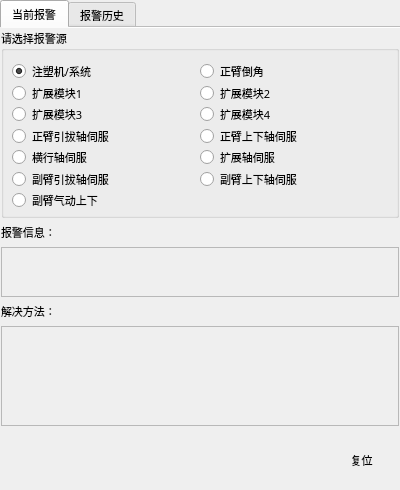
<?xml version="1.0" encoding="UTF-8"?>
<ui version="4.0">
 <class>FormAlarm</class>
 <widget class="QWidget" name="FormAlarm">
  <property name="geometry">
   <rect>
    <x>0</x>
    <y>0</y>
    <width>400</width>
    <height>490</height>
   </rect>
  </property>
  <property name="sizePolicy">
   <sizepolicy hsizetype="Preferred" vsizetype="Preferred">
    <horstretch>0</horstretch>
    <verstretch>0</verstretch>
   </sizepolicy>
  </property>
  <property name="minimumSize">
   <size>
    <width>400</width>
    <height>490</height>
   </size>
  </property>
  <property name="maximumSize">
   <size>
    <width>800</width>
    <height>981</height>
   </size>
  </property>
  <property name="font">
   <font>
    <family>微软雅黑</family>
    <pointsize>8</pointsize>
    <weight>50</weight>
    <italic>false</italic>
    <bold>false</bold>
   </font>
  </property>
  <property name="windowTitle">
   <string notr="true">报警画面</string>
  </property>
  <property name="styleSheet">
   <string notr="true"/>
  </property>
  <layout class="QHBoxLayout" name="horizontalLayoutForm">
   <property name="spacing">
    <number>0</number>
   </property>
   <property name="margin">
    <number>0</number>
   </property>
   <item>
    <widget class="QFrame" name="frame">
     <property name="sizePolicy">
      <sizepolicy hsizetype="Expanding" vsizetype="Expanding">
       <horstretch>0</horstretch>
       <verstretch>0</verstretch>
      </sizepolicy>
     </property>
     <property name="minimumSize">
      <size>
       <width>0</width>
       <height>0</height>
      </size>
     </property>
     <property name="maximumSize">
      <size>
       <width>16777215</width>
       <height>16777215</height>
      </size>
     </property>
     <property name="font">
      <font>
       <family>微软雅黑</family>
       <pointsize>8</pointsize>
       <weight>50</weight>
       <italic>false</italic>
       <bold>false</bold>
      </font>
     </property>
     <property name="styleSheet">
      <string notr="true"/>
     </property>
     <property name="frameShape">
      <enum>QFrame::NoFrame</enum>
     </property>
     <property name="frameShadow">
      <enum>QFrame::Raised</enum>
     </property>
     <property name="IsMainArea" stdset="0">
      <bool>true</bool>
     </property>
     <layout class="QHBoxLayout" name="horizontalLayoutFrame">
      <property name="spacing">
       <number>0</number>
      </property>
      <property name="margin">
       <number>0</number>
      </property>
      <item>
       <widget class="QTabWidget" name="tabWidget">
        <property name="sizePolicy">
         <sizepolicy hsizetype="Preferred" vsizetype="Preferred">
          <horstretch>0</horstretch>
          <verstretch>0</verstretch>
         </sizepolicy>
        </property>
        <property name="minimumSize">
         <size>
          <width>0</width>
          <height>0</height>
         </size>
        </property>
        <property name="maximumSize">
         <size>
          <width>16777215</width>
          <height>16777215</height>
         </size>
        </property>
        <property name="font">
         <font>
          <family>微软雅黑</family>
          <pointsize>8</pointsize>
          <weight>50</weight>
          <italic>false</italic>
          <bold>false</bold>
         </font>
        </property>
        <property name="styleSheet">
         <string notr="true"/>
        </property>
        <property name="currentIndex">
         <number>0</number>
        </property>
        <property name="iconSize">
         <size>
          <width>1</width>
          <height>32</height>
         </size>
        </property>
        <property name="documentMode">
         <bool>true</bool>
        </property>
        <widget class="QWidget" name="tabAlarms">
         <property name="font">
          <font>
           <family>微软雅黑</family>
           <pointsize>8</pointsize>
           <weight>50</weight>
           <italic>false</italic>
           <bold>false</bold>
          </font>
         </property>
         <attribute name="icon">
          <iconset resource="../xPad.qrc">
           <normaloff>:/img/widget/TabHeader.png</normaloff>:/img/widget/TabHeader.png</iconset>
         </attribute>
         <attribute name="title">
          <string>当前报警</string>
         </attribute>
         <layout class="QGridLayout" name="gridLayout_3">
          <property name="horizontalSpacing">
           <number>1</number>
          </property>
          <property name="verticalSpacing">
           <number>6</number>
          </property>
          <property name="margin">
           <number>1</number>
          </property>
          <item row="1" column="0" colspan="2">
           <widget class="QLabel" name="labelTip">
            <property name="sizePolicy">
             <sizepolicy hsizetype="Preferred" vsizetype="Fixed">
              <horstretch>0</horstretch>
              <verstretch>0</verstretch>
             </sizepolicy>
            </property>
            <property name="maximumSize">
             <size>
              <width>16777215</width>
              <height>20</height>
             </size>
            </property>
            <property name="font">
             <font>
              <family>微软雅黑</family>
              <pointsize>8</pointsize>
              <weight>50</weight>
              <bold>false</bold>
             </font>
            </property>
            <property name="text">
             <string>报警信息：</string>
            </property>
           </widget>
          </item>
          <item row="0" column="0" colspan="2">
           <widget class="QGroupBox" name="groupBoxAlarmSource">
            <property name="font">
             <font>
              <family>微软雅黑</family>
              <pointsize>8</pointsize>
              <weight>50</weight>
              <bold>false</bold>
             </font>
            </property>
            <property name="title">
             <string>请选择报警源</string>
            </property>
            <layout class="QGridLayout" name="gridLayout_2">
             <property name="horizontalSpacing">
              <number>0</number>
             </property>
             <property name="verticalSpacing">
              <number>2</number>
             </property>
             <property name="margin">
              <number>8</number>
             </property>
             <item row="0" column="1">
              <widget class="xRadioButton" name="radioPaRotate">
               <property name="sizePolicy">
                <sizepolicy hsizetype="Expanding" vsizetype="Fixed">
                 <horstretch>0</horstretch>
                 <verstretch>0</verstretch>
                </sizepolicy>
               </property>
               <property name="minimumSize">
                <size>
                 <width>90</width>
                 <height>25</height>
                </size>
               </property>
               <property name="maximumSize">
                <size>
                 <width>16777215</width>
                 <height>25</height>
                </size>
               </property>
               <property name="font">
                <font>
                 <family>微软雅黑</family>
                 <pointsize>8</pointsize>
                 <weight>50</weight>
                 <bold>false</bold>
                </font>
               </property>
               <property name="focusPolicy">
                <enum>Qt::NoFocus</enum>
               </property>
               <property name="styleSheet">
                <string notr="true"/>
               </property>
               <property name="text">
                <string>正臂倒角</string>
               </property>
               <property name="icon">
                <iconset resource="../xPad.qrc">
                 <normaloff>:/img/32X32/LampInactive.png</normaloff>:/img/32X32/LampInactive.png</iconset>
               </property>
               <property name="iconSize">
                <size>
                 <width>32</width>
                 <height>32</height>
                </size>
               </property>
               <property name="checked">
                <bool>false</bool>
               </property>
              </widget>
             </item>
             <item row="6" column="0">
              <widget class="xRadioButton" name="radioRunPneu">
               <property name="sizePolicy">
                <sizepolicy hsizetype="Expanding" vsizetype="Fixed">
                 <horstretch>0</horstretch>
                 <verstretch>0</verstretch>
                </sizepolicy>
               </property>
               <property name="minimumSize">
                <size>
                 <width>90</width>
                 <height>25</height>
                </size>
               </property>
               <property name="maximumSize">
                <size>
                 <width>16777215</width>
                 <height>25</height>
                </size>
               </property>
               <property name="font">
                <font>
                 <family>微软雅黑</family>
                 <pointsize>8</pointsize>
                 <weight>50</weight>
                 <bold>false</bold>
                </font>
               </property>
               <property name="focusPolicy">
                <enum>Qt::NoFocus</enum>
               </property>
               <property name="styleSheet">
                <string notr="true"/>
               </property>
               <property name="text">
                <string>副臂气动上下</string>
               </property>
               <property name="icon">
                <iconset resource="../xPad.qrc">
                 <normaloff>:/img/32X32/LampInactive.png</normaloff>:/img/32X32/LampInactive.png</iconset>
               </property>
               <property name="iconSize">
                <size>
                 <width>32</width>
                 <height>32</height>
                </size>
               </property>
              </widget>
             </item>
             <item row="1" column="1">
              <widget class="xRadioButton" name="radioEm2">
               <property name="sizePolicy">
                <sizepolicy hsizetype="Expanding" vsizetype="Fixed">
                 <horstretch>0</horstretch>
                 <verstretch>0</verstretch>
                </sizepolicy>
               </property>
               <property name="minimumSize">
                <size>
                 <width>90</width>
                 <height>25</height>
                </size>
               </property>
               <property name="maximumSize">
                <size>
                 <width>16777215</width>
                 <height>25</height>
                </size>
               </property>
               <property name="font">
                <font>
                 <family>微软雅黑</family>
                 <pointsize>8</pointsize>
                 <weight>50</weight>
                 <bold>false</bold>
                </font>
               </property>
               <property name="focusPolicy">
                <enum>Qt::NoFocus</enum>
               </property>
               <property name="styleSheet">
                <string notr="true"/>
               </property>
               <property name="text">
                <string>扩展模块2</string>
               </property>
               <property name="icon">
                <iconset resource="../xPad.qrc">
                 <normaloff>:/img/32X32/LampInactive.png</normaloff>:/img/32X32/LampInactive.png</iconset>
               </property>
               <property name="iconSize">
                <size>
                 <width>32</width>
                 <height>32</height>
                </size>
               </property>
              </widget>
             </item>
             <item row="2" column="1">
              <widget class="xRadioButton" name="radioEm4">
               <property name="sizePolicy">
                <sizepolicy hsizetype="Expanding" vsizetype="Fixed">
                 <horstretch>0</horstretch>
                 <verstretch>0</verstretch>
                </sizepolicy>
               </property>
               <property name="minimumSize">
                <size>
                 <width>90</width>
                 <height>25</height>
                </size>
               </property>
               <property name="maximumSize">
                <size>
                 <width>16777215</width>
                 <height>25</height>
                </size>
               </property>
               <property name="font">
                <font>
                 <family>微软雅黑</family>
                 <pointsize>8</pointsize>
                 <weight>50</weight>
                 <bold>false</bold>
                </font>
               </property>
               <property name="focusPolicy">
                <enum>Qt::NoFocus</enum>
               </property>
               <property name="styleSheet">
                <string notr="true"/>
               </property>
               <property name="text">
                <string>扩展模块4</string>
               </property>
               <property name="icon">
                <iconset resource="../xPad.qrc">
                 <normaloff>:/img/32X32/LampInactive.png</normaloff>:/img/32X32/LampInactive.png</iconset>
               </property>
               <property name="iconSize">
                <size>
                 <width>32</width>
                 <height>32</height>
                </size>
               </property>
              </widget>
             </item>
             <item row="1" column="0">
              <widget class="xRadioButton" name="radioEm1">
               <property name="sizePolicy">
                <sizepolicy hsizetype="Expanding" vsizetype="Fixed">
                 <horstretch>0</horstretch>
                 <verstretch>0</verstretch>
                </sizepolicy>
               </property>
               <property name="minimumSize">
                <size>
                 <width>90</width>
                 <height>25</height>
                </size>
               </property>
               <property name="maximumSize">
                <size>
                 <width>16777215</width>
                 <height>25</height>
                </size>
               </property>
               <property name="font">
                <font>
                 <family>微软雅黑</family>
                 <pointsize>8</pointsize>
                 <weight>50</weight>
                 <bold>false</bold>
                </font>
               </property>
               <property name="focusPolicy">
                <enum>Qt::NoFocus</enum>
               </property>
               <property name="styleSheet">
                <string notr="true"/>
               </property>
               <property name="text">
                <string>扩展模块1</string>
               </property>
               <property name="icon">
                <iconset resource="../xPad.qrc">
                 <normaloff>:/img/32X32/LampInactive.png</normaloff>:/img/32X32/LampInactive.png</iconset>
               </property>
               <property name="iconSize">
                <size>
                 <width>32</width>
                 <height>32</height>
                </size>
               </property>
              </widget>
             </item>
             <item row="2" column="0">
              <widget class="xRadioButton" name="radioEm3">
               <property name="sizePolicy">
                <sizepolicy hsizetype="Expanding" vsizetype="Fixed">
                 <horstretch>0</horstretch>
                 <verstretch>0</verstretch>
                </sizepolicy>
               </property>
               <property name="minimumSize">
                <size>
                 <width>90</width>
                 <height>25</height>
                </size>
               </property>
               <property name="maximumSize">
                <size>
                 <width>16777215</width>
                 <height>25</height>
                </size>
               </property>
               <property name="font">
                <font>
                 <family>微软雅黑</family>
                 <pointsize>8</pointsize>
                 <weight>50</weight>
                 <bold>false</bold>
                </font>
               </property>
               <property name="focusPolicy">
                <enum>Qt::NoFocus</enum>
               </property>
               <property name="styleSheet">
                <string notr="true"/>
               </property>
               <property name="text">
                <string>扩展模块3</string>
               </property>
               <property name="icon">
                <iconset resource="../xPad.qrc">
                 <normaloff>:/img/32X32/LampInactive.png</normaloff>:/img/32X32/LampInactive.png</iconset>
               </property>
               <property name="iconSize">
                <size>
                 <width>32</width>
                 <height>32</height>
                </size>
               </property>
              </widget>
             </item>
             <item row="5" column="1">
              <widget class="xRadioButton" name="radioRaVer">
               <property name="sizePolicy">
                <sizepolicy hsizetype="Expanding" vsizetype="Fixed">
                 <horstretch>0</horstretch>
                 <verstretch>0</verstretch>
                </sizepolicy>
               </property>
               <property name="minimumSize">
                <size>
                 <width>90</width>
                 <height>25</height>
                </size>
               </property>
               <property name="maximumSize">
                <size>
                 <width>16777215</width>
                 <height>25</height>
                </size>
               </property>
               <property name="font">
                <font>
                 <family>微软雅黑</family>
                 <pointsize>8</pointsize>
                 <weight>50</weight>
                 <bold>false</bold>
                </font>
               </property>
               <property name="focusPolicy">
                <enum>Qt::NoFocus</enum>
               </property>
               <property name="styleSheet">
                <string notr="true"/>
               </property>
               <property name="text">
                <string>副臂上下轴伺服</string>
               </property>
               <property name="icon">
                <iconset resource="../xPad.qrc">
                 <normaloff>:/img/32X32/LampInactive.png</normaloff>:/img/32X32/LampInactive.png</iconset>
               </property>
               <property name="iconSize">
                <size>
                 <width>32</width>
                 <height>32</height>
                </size>
               </property>
              </widget>
             </item>
             <item row="0" column="0">
              <widget class="xRadioButton" name="radioSysImm">
               <property name="sizePolicy">
                <sizepolicy hsizetype="Expanding" vsizetype="Fixed">
                 <horstretch>0</horstretch>
                 <verstretch>0</verstretch>
                </sizepolicy>
               </property>
               <property name="minimumSize">
                <size>
                 <width>90</width>
                 <height>25</height>
                </size>
               </property>
               <property name="maximumSize">
                <size>
                 <width>16777215</width>
                 <height>25</height>
                </size>
               </property>
               <property name="font">
                <font>
                 <family>微软雅黑</family>
                 <pointsize>8</pointsize>
                 <weight>50</weight>
                 <bold>false</bold>
                </font>
               </property>
               <property name="focusPolicy">
                <enum>Qt::NoFocus</enum>
               </property>
               <property name="styleSheet">
                <string notr="true"/>
               </property>
               <property name="text">
                <string>注塑机/系统</string>
               </property>
               <property name="icon">
                <iconset resource="../xPad.qrc">
                 <normaloff>:/img/32X32/LampInactive.png</normaloff>:/img/32X32/LampInactive.png</iconset>
               </property>
               <property name="iconSize">
                <size>
                 <width>32</width>
                 <height>32</height>
                </size>
               </property>
               <property name="checked">
                <bool>true</bool>
               </property>
              </widget>
             </item>
             <item row="3" column="0">
              <widget class="xRadioButton" name="radioPaHor">
               <property name="sizePolicy">
                <sizepolicy hsizetype="Expanding" vsizetype="Fixed">
                 <horstretch>0</horstretch>
                 <verstretch>0</verstretch>
                </sizepolicy>
               </property>
               <property name="minimumSize">
                <size>
                 <width>90</width>
                 <height>25</height>
                </size>
               </property>
               <property name="maximumSize">
                <size>
                 <width>16777215</width>
                 <height>25</height>
                </size>
               </property>
               <property name="font">
                <font>
                 <family>微软雅黑</family>
                 <pointsize>8</pointsize>
                 <weight>50</weight>
                 <bold>false</bold>
                </font>
               </property>
               <property name="focusPolicy">
                <enum>Qt::NoFocus</enum>
               </property>
               <property name="styleSheet">
                <string notr="true"/>
               </property>
               <property name="text">
                <string>正臂引拔轴伺服</string>
               </property>
               <property name="icon">
                <iconset resource="../xPad.qrc">
                 <normaloff>:/img/32X32/LampInactive.png</normaloff>:/img/32X32/LampInactive.png</iconset>
               </property>
               <property name="iconSize">
                <size>
                 <width>32</width>
                 <height>32</height>
                </size>
               </property>
              </widget>
             </item>
             <item row="3" column="1">
              <widget class="xRadioButton" name="radioPaVer">
               <property name="sizePolicy">
                <sizepolicy hsizetype="Expanding" vsizetype="Fixed">
                 <horstretch>0</horstretch>
                 <verstretch>0</verstretch>
                </sizepolicy>
               </property>
               <property name="minimumSize">
                <size>
                 <width>90</width>
                 <height>25</height>
                </size>
               </property>
               <property name="maximumSize">
                <size>
                 <width>16777215</width>
                 <height>25</height>
                </size>
               </property>
               <property name="font">
                <font>
                 <family>微软雅黑</family>
                 <pointsize>8</pointsize>
                 <weight>50</weight>
                 <bold>false</bold>
                </font>
               </property>
               <property name="focusPolicy">
                <enum>Qt::NoFocus</enum>
               </property>
               <property name="styleSheet">
                <string notr="true"/>
               </property>
               <property name="text">
                <string>正臂上下轴伺服</string>
               </property>
               <property name="icon">
                <iconset resource="../xPad.qrc">
                 <normaloff>:/img/32X32/LampInactive.png</normaloff>:/img/32X32/LampInactive.png</iconset>
               </property>
               <property name="iconSize">
                <size>
                 <width>32</width>
                 <height>32</height>
                </size>
               </property>
              </widget>
             </item>
             <item row="5" column="0">
              <widget class="xRadioButton" name="radioRaHor">
               <property name="sizePolicy">
                <sizepolicy hsizetype="Expanding" vsizetype="Fixed">
                 <horstretch>0</horstretch>
                 <verstretch>0</verstretch>
                </sizepolicy>
               </property>
               <property name="minimumSize">
                <size>
                 <width>90</width>
                 <height>25</height>
                </size>
               </property>
               <property name="maximumSize">
                <size>
                 <width>16777215</width>
                 <height>25</height>
                </size>
               </property>
               <property name="font">
                <font>
                 <family>微软雅黑</family>
                 <pointsize>8</pointsize>
                 <weight>50</weight>
                 <bold>false</bold>
                </font>
               </property>
               <property name="focusPolicy">
                <enum>Qt::NoFocus</enum>
               </property>
               <property name="styleSheet">
                <string notr="true"/>
               </property>
               <property name="text">
                <string>副臂引拔轴伺服</string>
               </property>
               <property name="icon">
                <iconset resource="../xPad.qrc">
                 <normaloff>:/img/32X32/LampInactive.png</normaloff>:/img/32X32/LampInactive.png</iconset>
               </property>
               <property name="iconSize">
                <size>
                 <width>32</width>
                 <height>32</height>
                </size>
               </property>
              </widget>
             </item>
             <item row="4" column="0">
              <widget class="xRadioButton" name="radioTravel">
               <property name="sizePolicy">
                <sizepolicy hsizetype="Expanding" vsizetype="Fixed">
                 <horstretch>0</horstretch>
                 <verstretch>0</verstretch>
                </sizepolicy>
               </property>
               <property name="minimumSize">
                <size>
                 <width>90</width>
                 <height>25</height>
                </size>
               </property>
               <property name="maximumSize">
                <size>
                 <width>16777215</width>
                 <height>25</height>
                </size>
               </property>
               <property name="font">
                <font>
                 <family>微软雅黑</family>
                 <pointsize>8</pointsize>
                 <weight>50</weight>
                 <bold>false</bold>
                </font>
               </property>
               <property name="focusPolicy">
                <enum>Qt::NoFocus</enum>
               </property>
               <property name="styleSheet">
                <string notr="true"/>
               </property>
               <property name="text">
                <string>横行轴伺服</string>
               </property>
               <property name="icon">
                <iconset resource="../xPad.qrc">
                 <normaloff>:/img/32X32/LampInactive.png</normaloff>:/img/32X32/LampInactive.png</iconset>
               </property>
               <property name="iconSize">
                <size>
                 <width>32</width>
                 <height>32</height>
                </size>
               </property>
              </widget>
             </item>
             <item row="4" column="1">
              <widget class="xRadioButton" name="radioExtend">
               <property name="sizePolicy">
                <sizepolicy hsizetype="Expanding" vsizetype="Fixed">
                 <horstretch>0</horstretch>
                 <verstretch>0</verstretch>
                </sizepolicy>
               </property>
               <property name="minimumSize">
                <size>
                 <width>90</width>
                 <height>25</height>
                </size>
               </property>
               <property name="maximumSize">
                <size>
                 <width>16777215</width>
                 <height>25</height>
                </size>
               </property>
               <property name="font">
                <font>
                 <family>微软雅黑</family>
                 <pointsize>8</pointsize>
                 <weight>50</weight>
                 <bold>false</bold>
                </font>
               </property>
               <property name="focusPolicy">
                <enum>Qt::NoFocus</enum>
               </property>
               <property name="styleSheet">
                <string notr="true"/>
               </property>
               <property name="text">
                <string>扩展轴伺服</string>
               </property>
               <property name="icon">
                <iconset resource="../xPad.qrc">
                 <normaloff>:/img/32X32/LampInactive.png</normaloff>:/img/32X32/LampInactive.png</iconset>
               </property>
               <property name="iconSize">
                <size>
                 <width>32</width>
                 <height>32</height>
                </size>
               </property>
              </widget>
             </item>
            </layout>
           </widget>
          </item>
          <item row="2" column="0" colspan="2">
           <widget class="QLabel" name="labelAlarmInf">
            <property name="minimumSize">
             <size>
              <width>0</width>
              <height>50</height>
             </size>
            </property>
            <property name="maximumSize">
             <size>
              <width>16777215</width>
              <height>100</height>
             </size>
            </property>
            <property name="font">
             <font>
              <family>微软雅黑</family>
              <pointsize>8</pointsize>
              <weight>50</weight>
              <bold>false</bold>
             </font>
            </property>
            <property name="styleSheet">
             <string notr="true">QLabel#labelAlarmInf
{
	color: red;
}
</string>
            </property>
            <property name="frameShape">
             <enum>QFrame::StyledPanel</enum>
            </property>
            <property name="text">
             <string notr="true"/>
            </property>
            <property name="alignment">
             <set>Qt::AlignLeading|Qt::AlignLeft|Qt::AlignTop</set>
            </property>
            <property name="wordWrap">
             <bool>true</bool>
            </property>
            <property name="margin">
             <number>2</number>
            </property>
            <property name="textInteractionFlags">
             <set>Qt::NoTextInteraction</set>
            </property>
            <property name="HasBorder" stdset="0">
             <bool>true</bool>
            </property>
           </widget>
          </item>
          <item row="5" column="0">
           <spacer name="horizontalSpacer">
            <property name="orientation">
             <enum>Qt::Horizontal</enum>
            </property>
            <property name="sizeHint" stdset="0">
             <size>
              <width>628</width>
              <height>57</height>
             </size>
            </property>
           </spacer>
          </item>
          <item row="5" column="1">
           <widget class="QPushButton" name="BtnClear">
            <property name="minimumSize">
             <size>
              <width>75</width>
              <height>35</height>
             </size>
            </property>
            <property name="maximumSize">
             <size>
              <width>16777215</width>
              <height>35</height>
             </size>
            </property>
            <property name="font">
             <font>
              <family>微软雅黑</family>
              <pointsize>8</pointsize>
              <weight>50</weight>
              <bold>false</bold>
             </font>
            </property>
            <property name="styleSheet">
             <string notr="true">QPushButton:!pressed
{
	border-image: url(:/img/widget/BtnBoxAlmRed.png) 12 12 12 12;
	border-top: 12px transparent;
	border-right: 12px transparent;
	border-bottom: 12px transparent;
	border-left: 12px transparent;
}
QPushButton:pressed
{
	border-image: url(:/img/widget/ButtonPress.png) 12 12 12 12;
	border-top: 12px transparent;
	border-right: 12px transparent;
	border-bottom: 12px transparent;
	border-left: 12px transparent;
}
</string>
            </property>
            <property name="text">
             <string>复位</string>
            </property>
           </widget>
          </item>
          <item row="4" column="0" colspan="2">
           <widget class="QLabel" name="labelAlarmSolution">
            <property name="minimumSize">
             <size>
              <width>0</width>
              <height>100</height>
             </size>
            </property>
            <property name="font">
             <font>
              <family>微软雅黑</family>
              <pointsize>8</pointsize>
              <weight>50</weight>
              <bold>false</bold>
             </font>
            </property>
            <property name="styleSheet">
             <string notr="true">QLabel#labelAlarmInf
{
	color: red;
}
</string>
            </property>
            <property name="frameShape">
             <enum>QFrame::StyledPanel</enum>
            </property>
            <property name="text">
             <string notr="true"/>
            </property>
            <property name="alignment">
             <set>Qt::AlignLeading|Qt::AlignLeft|Qt::AlignTop</set>
            </property>
            <property name="wordWrap">
             <bool>true</bool>
            </property>
            <property name="margin">
             <number>2</number>
            </property>
            <property name="textInteractionFlags">
             <set>Qt::NoTextInteraction</set>
            </property>
            <property name="HasBorder" stdset="0">
             <bool>true</bool>
            </property>
           </widget>
          </item>
          <item row="3" column="0" colspan="2">
           <widget class="QLabel" name="labelSolution">
            <property name="sizePolicy">
             <sizepolicy hsizetype="Preferred" vsizetype="Fixed">
              <horstretch>0</horstretch>
              <verstretch>0</verstretch>
             </sizepolicy>
            </property>
            <property name="maximumSize">
             <size>
              <width>16777215</width>
              <height>40</height>
             </size>
            </property>
            <property name="font">
             <font>
              <family>微软雅黑</family>
              <pointsize>8</pointsize>
              <weight>50</weight>
              <bold>false</bold>
             </font>
            </property>
            <property name="text">
             <string>解决方法：</string>
            </property>
           </widget>
          </item>
         </layout>
        </widget>
        <widget class="QWidget" name="tabHistory">
         <property name="font">
          <font>
           <family>微软雅黑</family>
           <pointsize>8</pointsize>
           <weight>50</weight>
           <italic>false</italic>
           <bold>false</bold>
          </font>
         </property>
         <attribute name="icon">
          <iconset resource="../xPad.qrc">
           <normaloff>:/img/widget/TabHeader.png</normaloff>:/img/widget/TabHeader.png</iconset>
         </attribute>
         <attribute name="title">
          <string>报警历史</string>
         </attribute>
         <layout class="QGridLayout" name="gridLayout">
          <property name="margin">
           <number>1</number>
          </property>
          <property name="spacing">
           <number>1</number>
          </property>
          <item row="0" column="0">
           <widget class="QTableView" name="viewRecords">
            <property name="font">
             <font>
              <family>微软雅黑</family>
              <pointsize>8</pointsize>
              <weight>50</weight>
              <italic>false</italic>
              <bold>false</bold>
             </font>
            </property>
            <property name="focusPolicy">
             <enum>Qt::NoFocus</enum>
            </property>
            <property name="styleSheet">
             <string notr="true">QTableView
{
	selection-background-color: rgb(64, 168, 255);
	background-color: rgb(244, 222, 255);
	alternate-background-color: rgb(234, 191, 255);
	gridline-color: rgb(168, 180, 168);
}
</string>
            </property>
            <property name="frameShadow">
             <enum>QFrame::Plain</enum>
            </property>
            <property name="verticalScrollBarPolicy">
             <enum>Qt::ScrollBarAlwaysOn</enum>
            </property>
            <property name="horizontalScrollBarPolicy">
             <enum>Qt::ScrollBarAlwaysOff</enum>
            </property>
            <property name="autoScroll">
             <bool>false</bool>
            </property>
            <property name="editTriggers">
             <set>QAbstractItemView::NoEditTriggers</set>
            </property>
            <property name="tabKeyNavigation">
             <bool>false</bool>
            </property>
            <property name="showDropIndicator" stdset="0">
             <bool>false</bool>
            </property>
            <property name="dragDropOverwriteMode">
             <bool>false</bool>
            </property>
            <property name="dragDropMode">
             <enum>QAbstractItemView::NoDragDrop</enum>
            </property>
            <property name="alternatingRowColors">
             <bool>true</bool>
            </property>
            <property name="selectionMode">
             <enum>QAbstractItemView::SingleSelection</enum>
            </property>
            <property name="selectionBehavior">
             <enum>QAbstractItemView::SelectRows</enum>
            </property>
            <property name="verticalScrollMode">
             <enum>QAbstractItemView::ScrollPerPixel</enum>
            </property>
            <property name="horizontalScrollMode">
             <enum>QAbstractItemView::ScrollPerPixel</enum>
            </property>
            <property name="wordWrap">
             <bool>false</bool>
            </property>
            <attribute name="horizontalHeaderVisible">
             <bool>false</bool>
            </attribute>
            <attribute name="verticalHeaderDefaultSectionSize">
             <number>40</number>
            </attribute>
            <attribute name="verticalHeaderMinimumSectionSize">
             <number>40</number>
            </attribute>
           </widget>
          </item>
          <item row="3" column="0">
           <widget class="QLabel" name="labelSolution2">
            <property name="minimumSize">
             <size>
              <width>0</width>
              <height>45</height>
             </size>
            </property>
            <property name="maximumSize">
             <size>
              <width>16777215</width>
              <height>45</height>
             </size>
            </property>
            <property name="font">
             <font>
              <family>微软雅黑</family>
              <pointsize>8</pointsize>
              <weight>50</weight>
              <bold>false</bold>
              <kerning>true</kerning>
             </font>
            </property>
            <property name="text">
             <string>解决方法：</string>
            </property>
           </widget>
          </item>
          <item row="4" column="0">
           <widget class="QLabel" name="labelSolve">
            <property name="minimumSize">
             <size>
              <width>0</width>
              <height>75</height>
             </size>
            </property>
            <property name="font">
             <font>
              <family>微软雅黑</family>
              <pointsize>8</pointsize>
              <weight>50</weight>
              <bold>false</bold>
             </font>
            </property>
            <property name="frameShape">
             <enum>QFrame::StyledPanel</enum>
            </property>
            <property name="text">
             <string/>
            </property>
            <property name="wordWrap">
             <bool>true</bool>
            </property>
           </widget>
          </item>
          <item row="2" column="0">
           <widget class="QLabel" name="labelDetail">
            <property name="sizePolicy">
             <sizepolicy hsizetype="Preferred" vsizetype="Fixed">
              <horstretch>0</horstretch>
              <verstretch>0</verstretch>
             </sizepolicy>
            </property>
            <property name="minimumSize">
             <size>
              <width>0</width>
              <height>80</height>
             </size>
            </property>
            <property name="font">
             <font>
              <family>微软雅黑</family>
              <pointsize>8</pointsize>
              <weight>50</weight>
              <bold>false</bold>
             </font>
            </property>
            <property name="frameShape">
             <enum>QFrame::StyledPanel</enum>
            </property>
            <property name="text">
             <string/>
            </property>
            <property name="wordWrap">
             <bool>true</bool>
            </property>
           </widget>
          </item>
          <item row="1" column="0">
           <widget class="QLabel" name="labelTip2">
            <property name="minimumSize">
             <size>
              <width>0</width>
              <height>45</height>
             </size>
            </property>
            <property name="maximumSize">
             <size>
              <width>16777215</width>
              <height>45</height>
             </size>
            </property>
            <property name="font">
             <font>
              <family>微软雅黑</family>
              <pointsize>8</pointsize>
              <weight>50</weight>
              <bold>false</bold>
              <kerning>true</kerning>
             </font>
            </property>
            <property name="text">
             <string>报警信息：</string>
            </property>
           </widget>
          </item>
         </layout>
        </widget>
       </widget>
      </item>
     </layout>
    </widget>
   </item>
  </layout>
 </widget>
 <customwidgets>
  <customwidget>
   <class>xRadioButton</class>
   <extends>QRadioButton</extends>
   <header>xradiobutton.h</header>
  </customwidget>
 </customwidgets>
 <resources>
  <include location="../xPad.qrc"/>
 </resources>
 <connections>
  <connection>
   <sender>BtnClear</sender>
   <signal>clicked()</signal>
   <receiver>FormAlarm</receiver>
   <slot>ClearAlarm()</slot>
   <hints>
    <hint type="sourcelabel">
     <x>718</x>
     <y>919</y>
    </hint>
    <hint type="destinationlabel">
     <x>399</x>
     <y>479</y>
    </hint>
   </hints>
  </connection>
  <connection>
   <sender>viewRecords</sender>
   <signal>clicked(QModelIndex)</signal>
   <receiver>FormAlarm</receiver>
   <slot>displayAlarmInfo(QModelIndex)</slot>
   <hints>
    <hint type="sourcelabel">
     <x>399</x>
     <y>387</y>
    </hint>
    <hint type="destinationlabel">
     <x>399</x>
     <y>490</y>
    </hint>
   </hints>
  </connection>
 </connections>
 <slots>
  <slot>ClearAlarm()</slot>
  <slot>displayAlarmInfo(QModelIndex)</slot>
 </slots>
</ui>
